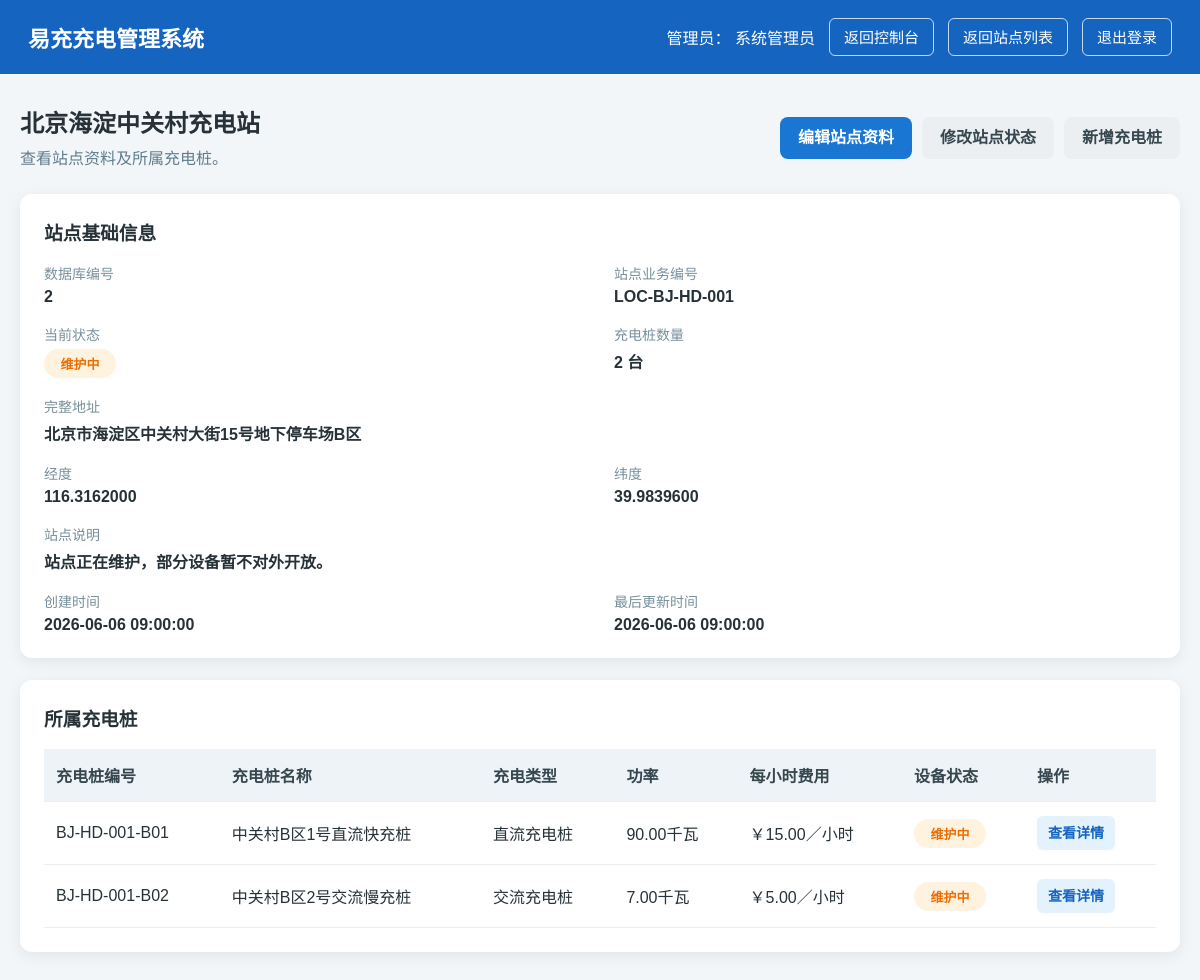
The page /public/admin/locations/detail.php?id=2 (signed in) on the database its author committed.
### tables this page shows
CREATE TABLE users (
    user_id INT UNSIGNED NOT NULL AUTO_INCREMENT COMMENT '用户主键编号',
    username VARCHAR(30) NOT NULL COMMENT '登录用户名，仅允许3到30位英文字母和数字',
    password_hash VARCHAR(255) NOT NULL COMMENT '密码哈希值，不保存明文密码',
    real_name VARCHAR(20) NOT NULL COMMENT '用户真实姓名，应用层限制为2到20个汉字',
    mobile CHAR(11) NOT NULL COMMENT '中国大陆11位手机号码',
    email VARCHAR(100) NULL COMMENT '电子邮箱，可选填写',
    role VARCHAR(20) NOT NULL DEFAULT 'user' COMMENT '用户角色：admin管理员，user普通用户',
    status VARCHAR(20) NOT NULL DEFAULT 'active' COMMENT '账户状态：active正常，disabled已停用',
    last_login_at DATETIME NULL COMMENT '最近一次成功登录时间',
    created_at DATETIME NOT NULL DEFAULT CURRENT_TIMESTAMP COMMENT '账户创建时间',
    updated_at DATETIME NOT NULL DEFAULT CURRENT_TIMESTAMP ON UPDATE CURRENT_TIMESTAMP COMMENT '账户最后更新时间',
    PRIMARY KEY (user_id),
    UNIQUE KEY uk_users_username (username),
    UNIQUE KEY uk_users_mobile (mobile),
    UNIQUE KEY uk_users_email (email),
    KEY idx_users_role (role),
    KEY idx_users_status (status),
    KEY idx_users_created_at (created_at),
    CONSTRAINT chk_users_username_format CHECK (username REGEXP '^[A-Za-z0-9]{3,30}$'),
    CONSTRAINT chk_users_real_name_length CHECK (CHAR_LENGTH(real_name) BETWEEN 2 AND 20),
    CONSTRAINT chk_users_mobile_format CHECK (mobile REGEXP '^1[3-9][0-9]{9}$'),
    CONSTRAINT chk_users_email_format CHECK (
        email IS NULL
        OR email REGEXP '^[A-Za-z0-9._%+-]+@[A-Za-z0-9.-]+\\.[A-Za-z]{2,}$'
    ),
    CONSTRAINT chk_users_role CHECK (role IN ('admin', 'user')),
    CONSTRAINT chk_users_status CHECK (status IN ('active', 'disabled'))
);

CREATE TABLE locations (
    location_id INT UNSIGNED NOT NULL AUTO_INCREMENT COMMENT '充电站点主键编号',
    location_code VARCHAR(30) NOT NULL COMMENT '站点业务编号，例如LOC-SH-001',
    location_name VARCHAR(100) NOT NULL COMMENT '充电站点中文名称',
    province VARCHAR(50) NOT NULL COMMENT '省、自治区或直辖市',
    city VARCHAR(50) NOT NULL COMMENT '城市',
    district VARCHAR(50) NOT NULL COMMENT '区或县',
    detailed_address VARCHAR(255) NOT NULL COMMENT '详细地址',
    description VARCHAR(500) NULL COMMENT '站点介绍和补充说明',
    longitude DECIMAL(10,7) NULL COMMENT '经度，可用于地图定位',
    latitude DECIMAL(10,7) NULL COMMENT '纬度，可用于地图定位',
    status VARCHAR(20) NOT NULL DEFAULT 'active' COMMENT '站点状态：active运营中，maintenance维护中，inactive已停用',
    created_at DATETIME NOT NULL DEFAULT CURRENT_TIMESTAMP COMMENT '站点创建时间',
    updated_at DATETIME NOT NULL DEFAULT CURRENT_TIMESTAMP ON UPDATE CURRENT_TIMESTAMP COMMENT '站点最后更新时间',
    PRIMARY KEY (location_id),
    UNIQUE KEY uk_locations_code (location_code),
    UNIQUE KEY uk_locations_name_address (location_name, province, city, district, detailed_address),
    KEY idx_locations_name (location_name),
    KEY idx_locations_region (province, city, district),
    KEY idx_locations_status (status),
    KEY idx_locations_status_name_id (status, location_name, location_id),
    KEY idx_locations_created_at (created_at),
    CONSTRAINT chk_locations_code_not_blank CHECK (CHAR_LENGTH(TRIM(location_code)) BETWEEN 3 AND 30),
    CONSTRAINT chk_locations_name_not_blank CHECK (CHAR_LENGTH(TRIM(location_name)) BETWEEN 2 AND 100),
    CONSTRAINT chk_locations_province_not_blank CHECK (CHAR_LENGTH(TRIM(province)) BETWEEN 2 AND 50),
    CONSTRAINT chk_locations_city_not_blank CHECK (CHAR_LENGTH(TRIM(city)) BETWEEN 2 AND 50),
    CONSTRAINT chk_locations_district_not_blank CHECK (CHAR_LENGTH(TRIM(district)) BETWEEN 2 AND 50),
    CONSTRAINT chk_locations_address_not_blank CHECK (CHAR_LENGTH(TRIM(detailed_address)) BETWEEN 2 AND 255),
    CONSTRAINT chk_locations_longitude CHECK (longitude IS NULL OR longitude BETWEEN -180 AND 180),
    CONSTRAINT chk_locations_latitude CHECK (latitude IS NULL OR latitude BETWEEN -90 AND 90),
    CONSTRAINT chk_locations_status CHECK (status IN ('active', 'maintenance', 'inactive'))
);

CREATE TABLE charging_stations (
    station_id INT UNSIGNED NOT NULL AUTO_INCREMENT COMMENT '充电桩主键编号',
    station_code VARCHAR(40) NOT NULL COMMENT '充电桩业务编号，例如SH-PD-001-A01',
    station_name VARCHAR(100) NOT NULL COMMENT '充电桩中文显示名称',
    location_id INT UNSIGNED NOT NULL COMMENT '所属充电站点编号',
    charger_type VARCHAR(10) NOT NULL COMMENT '充电方式：ac交流充电，dc直流充电',
    power_kw DECIMAL(8,2) UNSIGNED NOT NULL COMMENT '额定充电功率，单位为千瓦',
    hourly_rate DECIMAL(10,2) UNSIGNED NOT NULL COMMENT '每小时充电费用，单位为人民币元',
    status VARCHAR(20) NOT NULL DEFAULT 'active' COMMENT '设备状态：active可用，maintenance维护中，inactive已停用',
    created_at DATETIME NOT NULL DEFAULT CURRENT_TIMESTAMP COMMENT '充电桩创建时间',
    updated_at DATETIME NOT NULL DEFAULT CURRENT_TIMESTAMP ON UPDATE CURRENT_TIMESTAMP COMMENT '充电桩最后更新时间',
    PRIMARY KEY (station_id),
    UNIQUE KEY uk_charging_stations_code (station_code),
    UNIQUE KEY uk_charging_stations_name_per_location (location_id, station_name),
    KEY idx_charging_stations_location (location_id),
    KEY idx_charging_stations_status (status),
    KEY idx_charging_stations_status_location_id (status, location_id, station_id),
    KEY idx_charging_stations_type (charger_type),
    KEY idx_charging_stations_power (power_kw),
    KEY idx_charging_stations_rate (hourly_rate),
    CONSTRAINT fk_charging_stations_location FOREIGN KEY (location_id)
        REFERENCES locations(location_id)
        ON DELETE RESTRICT
        ON UPDATE CASCADE,
    CONSTRAINT chk_charging_stations_code_not_blank CHECK (CHAR_LENGTH(TRIM(station_code)) BETWEEN 3 AND 40),
    CONSTRAINT chk_charging_stations_name_not_blank CHECK (CHAR_LENGTH(TRIM(station_name)) BETWEEN 2 AND 100),
    CONSTRAINT chk_charging_stations_type CHECK (charger_type IN ('ac', 'dc')),
    CONSTRAINT chk_charging_stations_power CHECK (power_kw > 0),
    CONSTRAINT chk_charging_stations_rate CHECK (hourly_rate >= 0),
    CONSTRAINT chk_charging_stations_status CHECK (status IN ('active', 'maintenance', 'inactive'))
);

### public/admin/locations/detail.php (the view, shortened to what the rows shown need)
<?php
require_once dirname(__DIR__, 3) . '/bootstrap.php';
$connection = $database->getConnection();
$userRepository = new UserRepository($connection);
$locationRepository = new LocationRepository($connection);
$stationRepository = new ChargingStationRepository($connection);
$session = new Session();
$authGuard = new AuthGuard($session, $userRepository);
$currentUser = $authGuard->requireAdmin(
    '../../login.php',
    '../../user/dashboard.php'
);
$locationId = filter_input(
    INPUT_GET,
    'id',
    FILTER_VALIDATE_INT,
    [
        'options' => [
            'min_range' => 1,
        ],
    ]
);
$location = $locationRepository->findById($locationId);
$stations = $stationRepository->findByLocationId($locationId);
$topbarTheme = 'admin';
$topbarIdentityLabel = '管理员';
$topbarDisplayName = $currentUser->getRealName();
$topbarLinks = [
    [
        'label' => '返回控制台',
        'href' => '../dashboard.php',
    ],
    [
        'label' => '返回站点列表',
        'href' => 'index.php',
    ],
    [
        'label' => '退出登录',
        'method' => 'post',
        'href' => '../../logout.php',
    ],
];
?>
<!DOCTYPE html>
<html lang="zh-CN">
<head>
    <link rel="stylesheet" href="../../assets/css/common.css">
    <link rel="stylesheet" href="../../assets/css/data_list.css">
</head>
<body>
    <?php require dirname(__DIR__, 3) . '/views/partials/topbar.php'; ?>
    <main class="page">
        <section class="page-header">
            <div>
                <h2 class="page-title"><?= View::escape($location->getLocationName()) ?></h2>
                <p class="page-description">查看站点资料及所属充电桩。</p>
            </div>
        </section>
        <section class="card">
            <div class="detail-grid">
                <div class="detail-item">
                    <div class="detail-label">数据库编号</div>
                    <p class="detail-value"><?= View::escape((string) $locationId) ?></p>
                </div>
                <div class="detail-item">
                    <div class="detail-label">站点业务编号</div>
                    <p class="detail-value"><?= View::escape($location->getLocationCode()) ?></p>
                </div>
                <div class="detail-item">
                    <p class="detail-value">
                        <span class="status-badge <?= View::escape(
                            View::statusClass($location->getStatus())
                        ) ?>">
                            <?= View::escape($location->getStatusLabel()) ?>
                        </span>
                    </p>
                </div>
                <div class="detail-item full-width">
                    <div class="detail-label">完整地址</div>
                    <p class="detail-value"><?= View::escape($location->getFullAddress()) ?></p>
                </div>
                <div class="detail-item">
                    <div class="detail-label">经度</div>
                    <p class="detail-value">
                        <?= View::escape($location->getLongitude() ?? '未填写') ?>
                    </p>
                </div>
                <div class="detail-item">
                    <div class="detail-label">纬度</div>
                    <p class="detail-value">
                        <?= View::escape($location->getLatitude() ?? '未填写') ?>
                    </p>
                </div>
                <div class="detail-item full-width">
                    <div class="detail-label">站点说明</div>
                    <p class="detail-value">
                        <?= View::escape($location->getDescription() ?? '暂无说明') ?>
                    </p>
                </div>
                <div class="detail-item">
                    <div class="detail-label">创建时间</div>
                    <p class="detail-value"><?= View::escape($location->getCreatedAt()) ?></p>
                </div>
                <div class="detail-item">
                    <div class="detail-label">最后更新时间</div>
                    <p class="detail-value"><?= View::escape($location->getUpdatedAt()) ?></p>
                </div>
            </div>
        </section>
        <section class="card">
            <?php if($stations === []): ?>
                <div class="empty-state">
                    该站点目前还没有充电桩。
                </div>
            <?php else: ?>
                <div class="table-wrapper">
                    <table>
                        <thead>
                            <tr>
                                <th>充电桩编号</th>
                                <th>充电桩名称</th>
                                <th>充电类型</th>
                                <th>功率</th>
                                <th>每小时费用</th>
                                <th>设备状态</th>
                                <th>操作</th>
                            </tr>
                        </thead>
                        <tbody>
                            <?php foreach($stations as $station): ?>
                                <?php $stationId = $station->getStationId(); ?>
                                <tr>
                                    <td><?= View::escape($station->getStationCode()) ?></td>
                                    <td><?= View::escape($station->getStationName()) ?></td>
                                    <td><?= View::escape($station->getChargerTypeLabel()) ?></td>
                                    <td><?= View::escape($station->getPowerKwLabel()) ?></td>
                                    <td><?= View::escape($station->getHourlyRateLabel()) ?></td>
                                    <td>
                                        <span class="status-badge <?= View::escape(
                                            View::statusClass($station->getStatus())
                                        ) ?>">
                                            <?= View::escape($station->getStatusLabel()) ?>
                                        </span>
                                    </td>
                                    <td>
                                        <?php if($stationId !== null): ?>
                                            <a
                                                class="action-link primary"
                                                href="../stations/detail.php?id=<?= View::escape((string)$stationId) ?>"
                                            >
                                                查看详情
                                            </a>
                                        <?php else: ?>
                                            —
                                        <?php endif; ?>
                                    </td>
                                </tr>
                            <?php endforeach; ?>
                        </tbody>
                    </table>
                </div>
            <?php endif; ?>
        </section>
    </main>
</body>
</html>

### views/partials/topbar.php (shortened to what the rows shown need)
<?php
$topbarSystemName = isset($topbarSystemName) ? (string)$topbarSystemName : '易充充电管理系统';
$topbarIdentityLabel = isset($topbarIdentityLabel) ? (string)$topbarIdentityLabel : '';
$topbarDisplayName = isset($topbarDisplayName) ? (string)$topbarDisplayName : '';
$topbarLinks = isset($topbarLinks) && is_array($topbarLinks) ? $topbarLinks : [];
$topbarTheme = isset($topbarTheme) ? (string)$topbarTheme : 'admin';
$topbarThemeClass = $topbarTheme === 'user' ? 'topbar-user' : 'topbar-admin';
?>
<header class="topbar <?= View::escape($topbarThemeClass) ?>">
    <h1 class="system-name"><?= View::escape($topbarSystemName) ?></h1>
    <div class="topbar-actions">
        <?php if($topbarIdentityLabel !== '' || $topbarDisplayName !== ''): ?>
            <span>
                <?= View::escape($topbarIdentityLabel) ?>：
                <?= View::escape($topbarDisplayName) ?>
            </span>
        <?php endif; ?>
        <?php foreach($topbarLinks as $topbarLink): ?>
            <?php
            $linkLabel = (string)($topbarLink['label'] ?? '');
            $linkHref = (string)($topbarLink['href'] ?? '');
            $linkMethod = strtolower((string)($topbarLink['method'] ?? 'get'));
            ?>
            <?php if($linkMethod === 'post'): ?>
                <form class="topbar-form" method="post" action="<?= View::escape($linkHref) ?>">
                    <button class="topbar-link topbar-button" type="submit">
                    </button>
                </form>
            <?php else: ?>
                <a class="topbar-link" href="<?= View::escape($linkHref) ?>">
                    <?= View::escape($linkLabel) ?>
                </a>
            <?php endif; ?>
        <?php endforeach; ?>
    </div>
</header>

### rows shown on the page
users: real_name "系统管理员"
locations: location_name "北京海淀中关村充电站", location_code "LOC-BJ-HD-001", status "维护中", View::escape($location->getFullAddress()) "北京市海淀区中关村大街15号地下停车场B区", longitude "116.3162000", latitude "39.9839600", description "站点正在维护，部分设备暂不对外开放。", created_at "2026-06-06 09:00:00", updated_at "2026-06-06 09:00:00"
charging_stations: location "2", station_code "BJ-HD-001-B02", station_name "中关村B区2号交流慢充桩", charger_type "交流充电桩", power_kw "7.00千瓦", hourly_rate "￥5.00／小时", status "维护中"
charging_stations: station_code "BJ-HD-001-B01", station_name "中关村B区1号直流快充桩", charger_type "直流充电桩", power_kw "90.00千瓦", hourly_rate "￥15.00／小时", status "维护中"

### other values the page prints
View::escape($topbarSystemName) "易充充电管理系统"
View::escape($topbarIdentityLabel) "管理员"
View::escape($linkLabel) "返回控制台"
View::escape($linkLabel) "返回站点列表"
View::escape($linkLabel) "退出登录"
View::escape((string) count($stations)) "2"
